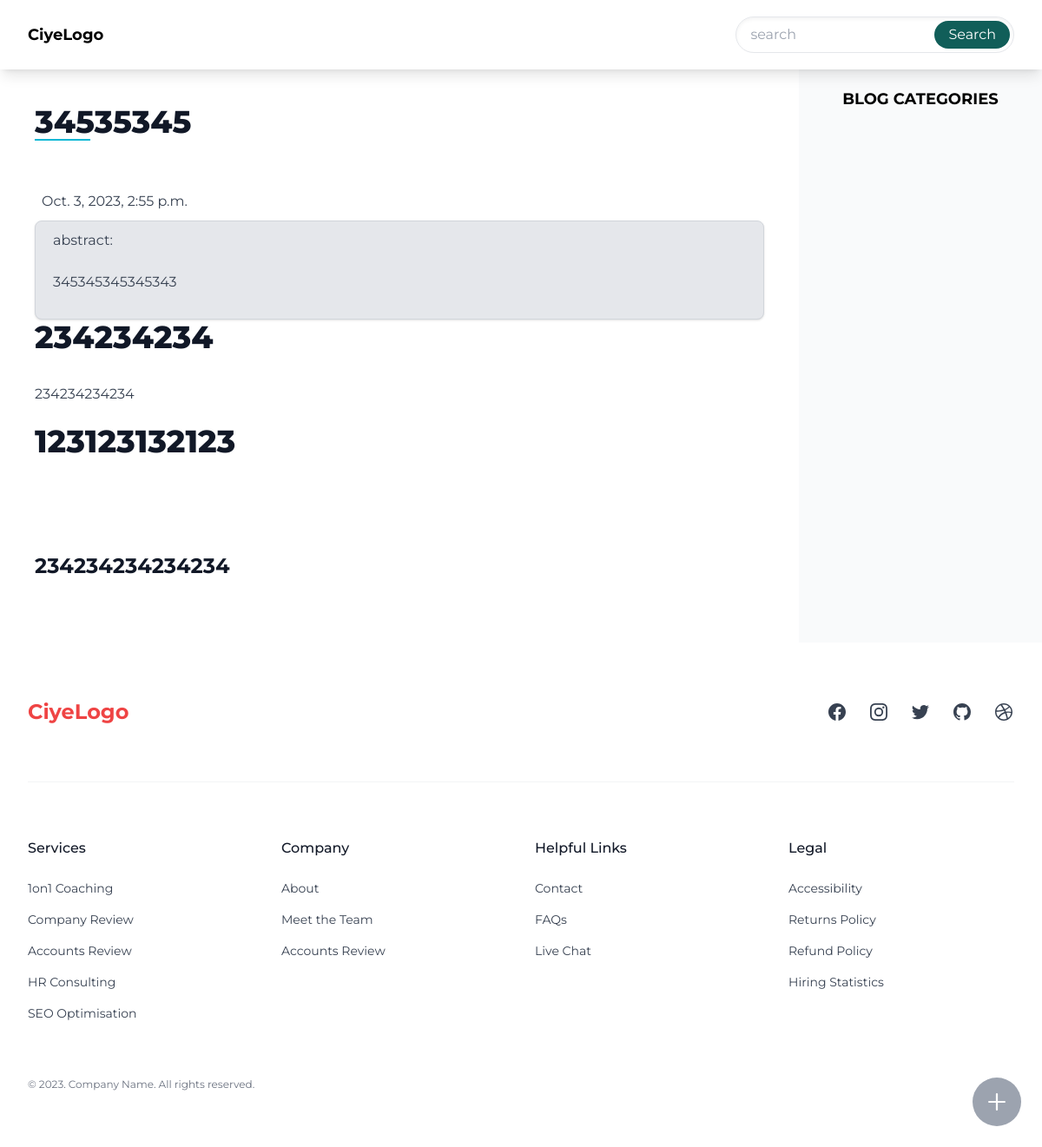
The app's page /blog/34535345/, older data.
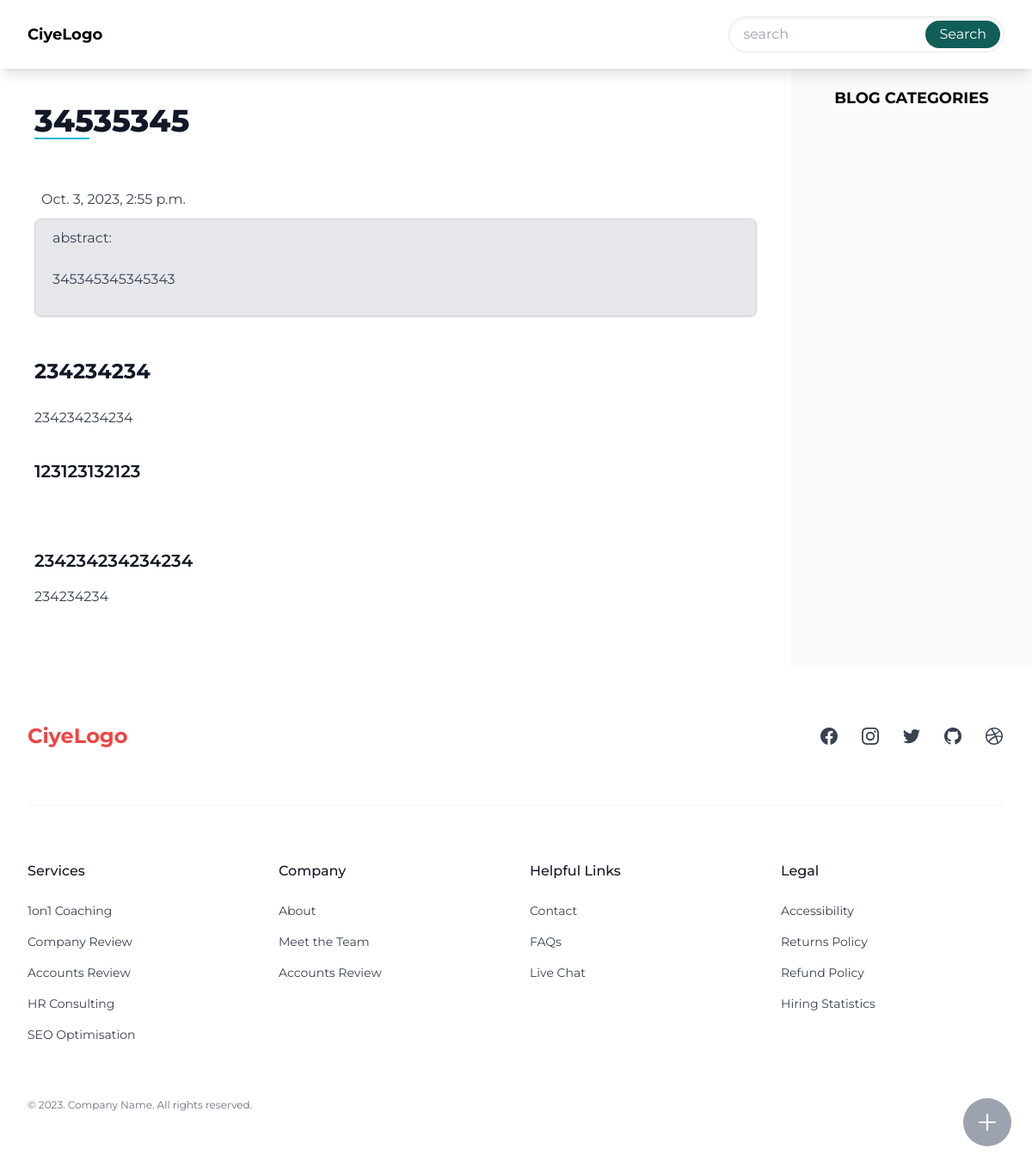
The same page, newer data.
### blog/models.py (models this page shows, shortened)
class Blog(BaseModel):
    title = models.CharField(max_length=200)
    slug = models.SlugField(max_length=200, unique=True,blank=True,null=True)
    description = models.TextField(null=True, blank=True)
    image = models.ImageField(upload_to=get_upload_path, null=True, blank=True)
    content = RichTextUploadingField(null=True,blank=True)
    category = models.ForeignKey(Category,on_delete=models.SET_NULL,null=True,blank=True,related_name='blog')
    custom_order = models.IntegerField(default=0)
    created_at = models.DateTimeField(auto_now_add=True,null=True,blank=True)
    updated_at = models.DateTimeField(auto_now=True,null=True,blank=True)
    class Meta:
        ordering = ['-custom_order','-is_featured', '-id',]

### blog/views.py (the view)
# urls.py: path('<slug:slug>/',views.BlogDetail.as_view(),name='blog-detail'),
class BlogDetail(DetailView):
    template_name = 'blog/blog.html'
    model = Blog
    extra_context = {'partial_template_path':'blog/partial/main-detail.html'}
    def render_to_response(self, context: dict[str, Any], **response_kwargs: Any) -> http.HttpResponse:
        if self.request.headers.get('HX-Request') == 'true':
            return render(self.request,'blog/partial/main-detail.html',context)
        return super().render_to_response(context, **response_kwargs)

### form_handlers/forms.py
class InquiryForm(forms.ModelForm):
    class Meta:
        model = Inquiry
        exclude = ['source_webpage', 'source_ip', 'country_from_ip']

### abstractapp/custom_context_processors.py (called while the page is built)
def categories(request):
    product_categories = ProductCategory.objects.all()
    product_root_categories = ProductCategory.objects.filter(Q(level=1)|Q(level=1))
    blog_categories = BlogCategory.objects.all()
    blog_root_categories = BlogCategory.objects.filter(level=0)
    return {
        'product_categories': product_categories,
        'product_root_categories': product_root_categories,
        'blog_categories':blog_categories,
        'blog_root_categories':blog_root_categories,
    }

def inquiry_form(request):
    return {
        'inquiry_form':InquiryForm(),
    }

def contact(request):
    contacts = ContactInformation.objects.all().order_by('custom_order')
    contact_dict = {contact.name: contact for contact in contacts}
    return {'contact': contact_dict}

### blog/templates/blog/blog.html (shortened to what this page needs)
{% extends "base.html" %}
{% block content %}
  <div class="flex flex-col-reverse lg:grid grid-cols-1 bg-white  lg:grid-cols-[1fr_280px] ">
    <main id="main-content">
      {% include partial_template_path %}
    </main>
    <aside class=" p-3 text-center bg-gray-50">
      <h2 class="p-2 text-lg font-bold uppercase ">
        blog categories
      </h2>
    </aside>
  </div>
{% endblock %}

### blog/templates/blog/partial/main-detail.html (shortened to what this page needs)
<div class="prose custom-container  mt-10">
  <h1>
    {{ object.title }}
  </h1>
  <div class="custom-bar -mt-8"></div>
  <div class="p-2">{{object.created_at}}</div>
  <div class="rounded-lg bg-gray-200 px-5 py-2 border border-gray-300 shadow">
    abstract:{{ object.description|linebreaks }}
  </div>
  <div>{{object.content|safe}}</div>
</div>

Row changes from the older to the newer data that the page shows:
changed Blog: content "234234234 234234234234 123123132123 234234234234234" → "234234234 234234234234 123123132123 234234234234234 234234234"
